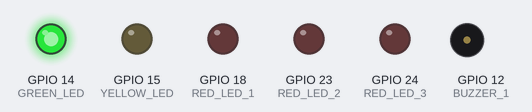
A program run on a simulated Raspberry Pi (BCM pin numbers). On the bench: output pins drawn as LEDs (lit = HIGH), buzzer (waves = sounding, pin HIGH).

Above: at 0.1 s.
At 9.25 s:
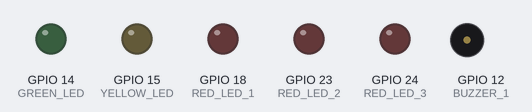
At 17.7 s:
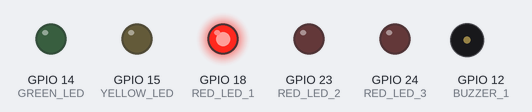
At 24.65 s:
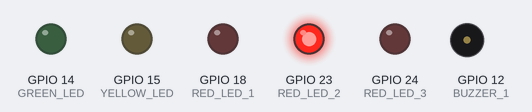
At 30.32 s:
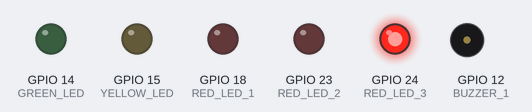
At 36.2 s:
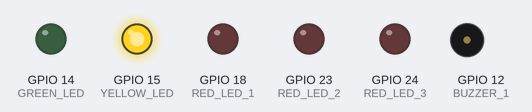
Timing chart, 0 to 37.7 s (numbered marks = the images above):
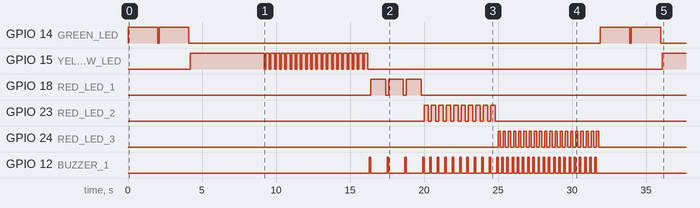

The program:

ConfigurableTalkTimer.py
```python
import RPi.GPIO as GPIO
from time import sleep

GPIO.setmode(GPIO.BCM)

GREEN_LED = 14
GREEN_LED_BLINK_RATES = (10,0.10)

YELLOW_LED = 15
YELLOW_LED_BLINK_RATES = (10,0.10)

RED_LED_1 = 18
RED_LED_1_BLINK_RATES = (1,0.10)

RED_LED_2 = 23
RED_LED_2_BLINK_RATES = (1,0.10)

RED_LED_3 = 24
RED_LED_3_BLINK_RATES = (1,0.10)

BUZZER_1 = 12

GPIO.setup(GREEN_LED, GPIO.OUT, initial=GPIO.LOW)
GPIO.setup(YELLOW_LED, GPIO.OUT, initial=GPIO.LOW)

GPIO.setup(RED_LED_1, GPIO.OUT, initial=GPIO.LOW)
GPIO.setup(RED_LED_2, GPIO.OUT, initial=GPIO.LOW)
GPIO.setup(RED_LED_3, GPIO.OUT, initial=GPIO.LOW)

GPIO.setup(BUZZER_1, GPIO.OUT)

def LED_Blink(ledId, ledBlinkRates, blink=False, blinkNum=1, buzzer=False):

	if blink:
		eachInterval = ledBlinkRates[0] / blinkNum
		for a in range(blinkNum):
			if buzzer:
				GPIO.output(BUZZER_1, True)
				sleep(0.10)
				GPIO.output(BUZZER_1, False)
			GPIO.output(ledId, GPIO.HIGH)
			sleep(eachInterval)
			GPIO.output(ledId,GPIO.LOW)
			sleep(0.10)
	else:
		GPIO.output(ledId, GPIO.HIGH)
		sleep(ledBlinkRates[0])
		GPIO.output(ledId, GPIO.LOW)
		sleep(ledBlinkRates[1])

while True:

	LED_Blink(GREEN_LED, (2,0.10))
	LED_Blink(GREEN_LED, (2,0.10))

	LED_Blink(YELLOW_LED, (5,0.10))
	LED_Blink(YELLOW_LED, (5,0.10), True, 20)

	LED_Blink(RED_LED_1, (3,0.10), True, 3, True)
	LED_Blink(RED_LED_2, (3,0.10), True, 10, True)
	LED_Blink(RED_LED_3, (3,0.10), True, 20, True)
```

Measured:
- by itself, GPIO 14 (GREEN_LED): LOW → HIGH at 0.00 s, → LOW 2.0 s later, → HIGH 0.10 s later, → LOW 2.0 s later, … (8 changes in this stretch)
- by itself, GPIO 15 (YELLOW_LED): goes HIGH 5.0 s, 20 × (LOW 0.10 s, HIGH 0.25 s), LOW 19.9 s, then HIGH
- by itself, GPIO 18 (RED_LED_1): LOW → HIGH at 16.4 s, → LOW 1.0 s later, → HIGH 0.20 s later, → LOW 1.0 s later, … (6 changes in this stretch)
- by itself, GPIO 23 (RED_LED_2): LOW → HIGH at 20.0 s, → LOW 0.30 s later, → HIGH 0.20 s later, → LOW 0.30 s later, … (20 changes in this stretch)
- by itself, GPIO 24 (RED_LED_3): LOW → HIGH at 25.0 s, → LOW 0.15 s later, → HIGH 0.20 s later, → LOW 0.15 s later, … (40 changes in this stretch)
- by itself, GPIO 12 (BUZZER_1): goes 3 × (HIGH 0.10 s, LOW 1.1 s), 10 × (HIGH 0.10 s, LOW 0.40 s), 19 × (HIGH 0.10 s, LOW 0.25 s), HIGH 0.10 s, then LOW
